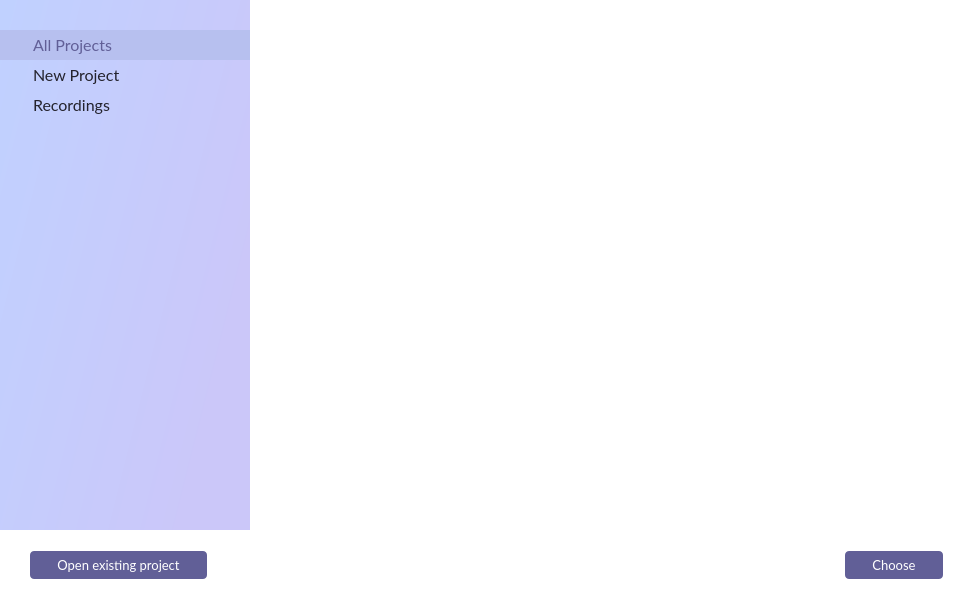
<?xml version="1.0" encoding="UTF-8"?>
<ui version="4.0">
 <class>WelcomeWindow</class>
 <widget class="QMainWindow" name="WelcomeWindow">
  <property name="geometry">
   <rect>
    <x>0</x>
    <y>0</y>
    <width>973</width>
    <height>600</height>
   </rect>
  </property>
  <property name="windowTitle">
   <string>MainWindow</string>
  </property>
  <widget class="QWidget" name="centralwidget">
   <property name="styleSheet">
    <string notr="true">background-color: rgb(255, 255, 255);</string>
   </property>
   <layout class="QVBoxLayout" name="verticalLayout">
    <property name="spacing">
     <number>0</number>
    </property>
    <property name="leftMargin">
     <number>0</number>
    </property>
    <property name="topMargin">
     <number>0</number>
    </property>
    <property name="rightMargin">
     <number>0</number>
    </property>
    <property name="bottomMargin">
     <number>0</number>
    </property>
    <item>
     <widget class="QSplitter" name="splitter">
      <property name="styleSheet">
       <string notr="true">color: qlineargradient(spread:pad, x1:0, y1:1, x2:0, y2:0, stop:0 rgba(100, 100, 100, 255), stop:1 rgba(100, 100, 100, 128));</string>
      </property>
      <property name="orientation">
       <enum>Qt::Horizontal</enum>
      </property>
      <property name="handleWidth">
       <number>0</number>
      </property>
      <widget class="QListWidget" name="leftListWidget">
       <property name="maximumSize">
        <size>
         <width>250</width>
         <height>16777215</height>
        </size>
       </property>
       <property name="font">
        <font>
         <family>Lato</family>
         <pointsize>12</pointsize>
         <weight>50</weight>
         <bold>false</bold>
        </font>
       </property>
       <property name="focusPolicy">
        <enum>Qt::NoFocus</enum>
       </property>
       <property name="styleSheet">
        <string notr="true">QListWidget {
	background-color: qlineargradient(spread:pad, x1:1, y1:0.527955, x2:0.006, y2:0, stop:0 rgba(203, 199, 249, 255), stop:1 rgba(192, 209, 255, 255));
	border: none;
	spacing: 0px;
	padding-top: 30px;
}

QListWidget::item {
	border: 0px;
	color: rgb(36, 35, 45);
	padding-left: 20px;
	padding-top: 5px;
	padding-bottom: 5px;
}

QListWidget::item:hover {
	background-color: rgba(183, 192, 239, 127);
}

QListWidget::item:selected  {
	background-color: rgba(183, 192, 239, 255);
	color: rgb(97, 95, 151);
}

QListView::text {
    left: 10px;
}</string>
       </property>
       <property name="tabKeyNavigation">
        <bool>true</bool>
       </property>
       <property name="iconSize">
        <size>
         <width>50</width>
         <height>50</height>
        </size>
       </property>
       <property name="currentRow">
        <number>0</number>
       </property>
       <item>
        <property name="text">
         <string>All Projects</string>
        </property>
        <property name="icon">
         <iconset resource="../icons.qrc">
          <normaloff>:/Resources/Icons/all_projects.svg</normaloff>
          <selectedoff>:/Resources/Icons/all_projects_selected.svg</selectedoff>:/Resources/Icons/all_projects.svg</iconset>
        </property>
       </item>
       <item>
        <property name="text">
         <string>New Project</string>
        </property>
        <property name="icon">
         <iconset resource="../icons.qrc">
          <normaloff>:/Resources/Icons/new_project.svg</normaloff>
          <selectedoff>:/Resources/Icons/new_project_selected.svg</selectedoff>:/Resources/Icons/new_project.svg</iconset>
        </property>
       </item>
       <item>
        <property name="text">
         <string>Recordings</string>
        </property>
        <property name="icon">
         <iconset resource="../icons.qrc">
          <normaloff>:/Resources/Icons/recordings.svg</normaloff>
          <selectedoff>:/Resources/Icons/recordings_selected.svg</selectedoff>:/Resources/Icons/recordings.svg</iconset>
        </property>
       </item>
      </widget>
      <widget class="QStackedWidget" name="stackedWidget">
       <widget class="QWidget" name="allProjectsPage">
        <layout class="QGridLayout" name="allProjectsPageLayout">
         <property name="leftMargin">
          <number>8</number>
         </property>
         <property name="topMargin">
          <number>18</number>
         </property>
         <property name="rightMargin">
          <number>0</number>
         </property>
         <property name="bottomMargin">
          <number>0</number>
         </property>
         <property name="spacing">
          <number>0</number>
         </property>
         <item row="0" column="0">
          <widget class="QListWidget" name="allProjectsList">
           <property name="focusPolicy">
            <enum>Qt::NoFocus</enum>
           </property>
           <property name="styleSheet">
            <string notr="true">QListWidget {
	border: none;
}</string>
           </property>
           <property name="resizeMode">
            <enum>QListView::Adjust</enum>
           </property>
           <property name="spacing">
            <number>8</number>
           </property>
           <property name="viewMode">
            <enum>QListView::IconMode</enum>
           </property>
          </widget>
         </item>
        </layout>
       </widget>
       <widget class="QWidget" name="newProjectPage">
        <layout class="QGridLayout" name="newProjectPageLayout">
         <property name="leftMargin">
          <number>8</number>
         </property>
         <property name="topMargin">
          <number>18</number>
         </property>
         <property name="rightMargin">
          <number>0</number>
         </property>
         <property name="bottomMargin">
          <number>0</number>
         </property>
         <property name="spacing">
          <number>0</number>
         </property>
         <item row="0" column="0">
          <widget class="QListWidget" name="newProjectList">
           <property name="styleSheet">
            <string notr="true">QListWidget {
	border: none;
}</string>
           </property>
           <property name="resizeMode">
            <enum>QListView::Adjust</enum>
           </property>
           <property name="spacing">
            <number>8</number>
           </property>
           <property name="viewMode">
            <enum>QListView::IconMode</enum>
           </property>
          </widget>
         </item>
        </layout>
       </widget>
       <widget class="QWidget" name="recordingsPage">
        <layout class="QGridLayout" name="recordingsPageLayout">
         <property name="leftMargin">
          <number>8</number>
         </property>
         <property name="topMargin">
          <number>18</number>
         </property>
         <property name="rightMargin">
          <number>0</number>
         </property>
         <property name="bottomMargin">
          <number>0</number>
         </property>
         <property name="spacing">
          <number>0</number>
         </property>
         <item row="0" column="0">
          <widget class="QListWidget" name="recordingsList">
           <property name="styleSheet">
            <string notr="true">QListWidget {
	border: none;
}</string>
           </property>
           <property name="resizeMode">
            <enum>QListView::Adjust</enum>
           </property>
           <property name="spacing">
            <number>8</number>
           </property>
           <property name="viewMode">
            <enum>QListView::IconMode</enum>
           </property>
          </widget>
         </item>
        </layout>
       </widget>
      </widget>
     </widget>
    </item>
    <item>
     <widget class="QWidget" name="bottomWidget" native="true">
      <property name="maximumSize">
       <size>
        <width>16777215</width>
        <height>70</height>
       </size>
      </property>
      <layout class="QHBoxLayout" name="bottomLayout" stretch="0,0,0">
       <property name="leftMargin">
        <number>30</number>
       </property>
       <property name="rightMargin">
        <number>30</number>
       </property>
       <item>
        <widget class="QPushButton" name="openButton">
         <property name="minimumSize">
          <size>
           <width>0</width>
           <height>25</height>
          </size>
         </property>
         <property name="font">
          <font>
           <family>Lato</family>
           <pointsize>10</pointsize>
           <weight>50</weight>
           <bold>false</bold>
          </font>
         </property>
         <property name="focusPolicy">
          <enum>Qt::NoFocus</enum>
         </property>
         <property name="styleSheet">
          <string notr="true">border-radius: 4px;
background-color: rgb(97, 95, 151);
color: rgb(255, 255, 255);
padding: 6px 27px 6px 27px;</string>
         </property>
         <property name="text">
          <string>Open existing project</string>
         </property>
        </widget>
       </item>
       <item>
        <spacer name="horizontalSpacer">
         <property name="orientation">
          <enum>Qt::Horizontal</enum>
         </property>
         <property name="sizeHint" stdset="0">
          <size>
           <width>40</width>
           <height>20</height>
          </size>
         </property>
        </spacer>
       </item>
       <item>
        <widget class="QPushButton" name="chooseButton">
         <property name="minimumSize">
          <size>
           <width>0</width>
           <height>25</height>
          </size>
         </property>
         <property name="font">
          <font>
           <family>Lato</family>
           <pointsize>10</pointsize>
           <weight>50</weight>
           <bold>false</bold>
          </font>
         </property>
         <property name="focusPolicy">
          <enum>Qt::NoFocus</enum>
         </property>
         <property name="styleSheet">
          <string notr="true">border-radius: 4px;
background-color: rgb(97, 95, 151);
color: rgb(255, 255, 255);
padding: 6px 27px 6px 27px;</string>
         </property>
         <property name="text">
          <string>Choose</string>
         </property>
        </widget>
       </item>
      </layout>
     </widget>
    </item>
   </layout>
  </widget>
 </widget>
 <tabstops>
  <tabstop>leftListWidget</tabstop>
 </tabstops>
 <resources>
  <include location="../icons.qrc"/>
 </resources>
 <connections/>
</ui>
